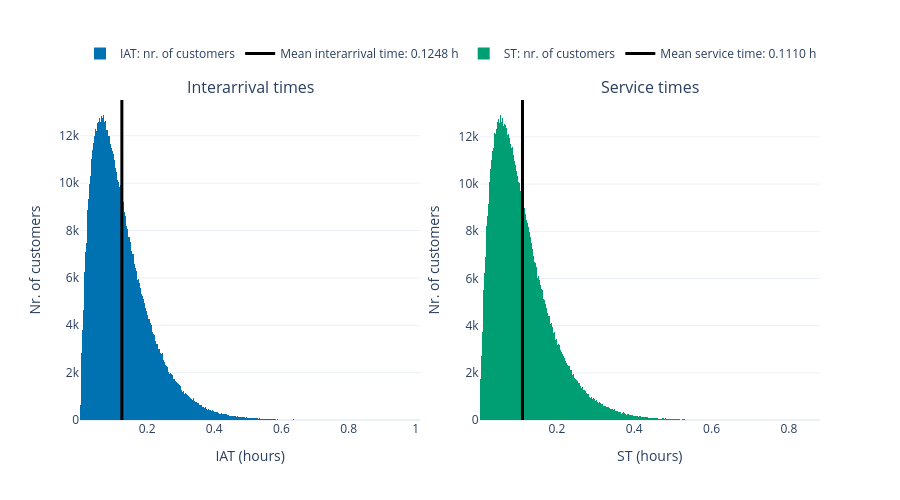

Notebook source saved alongside this figure:
### Code cell
sim.plot_IAT_ST()

### Figure 1 — Plotly figure (JSON) as saved in the notebook; plotly's stock layout.template omitted (floating-point values rounded to 4 significant figures; data arrays with more than 128 entries replaced by an {"elided": "..."} marker saying what was removed)
{"data": [{"customdata": {"elided": "470x2 float values"}, "hovertemplate": "%{customdata[0]:.4f} - %{customdata[1]:.4f} h<br>Nr. of customers: %{y}<extra></extra>", "marker": {"color": "#0072B2", "line": {"width": 0}}, "name": "IAT: nr. of customers", "type": "bar", "width": {"elided": "470 float values"}, "x": {"elided": "470 float values"}, "xaxis": "x", "y": {"elided": "470 int values"}, "yaxis": "y"}, {"hovertemplate": "Mean interarrival time: 0.1248 h<extra></extra>", "line": {"color": "black", "width": 3}, "mode": "lines", "name": "Mean interarrival time: 0.1248 h", "type": "scatter", "x": [0.1248, 0.1248], "xaxis": "x", "y": [0, 13510.0], "yaxis": "y"}, {"customdata": {"elided": "459x2 float values"}, "hovertemplate": "%{customdata[0]:.4f} - %{customdata[1]:.4f} h<br>Nr. of customers: %{y}<extra></extra>", "marker": {"color": "#009E73", "line": {"width": 0}}, "name": "ST: nr. of customers", "type": "bar", "width": {"elided": "459 float values"}, "x": {"elided": "459 float values"}, "xaxis": "x2", "y": {"elided": "459 int values"}, "yaxis": "y2"}, {"hovertemplate": "Mean service time: 0.1110 h<extra></extra>", "line": {"color": "black", "width": 3}, "mode": "lines", "name": "Mean service time: 0.1110 h", "type": "scatter", "x": [0.111, 0.111], "xaxis": "x2", "y": [0, 13560.0], "yaxis": "y2"}], "layout": {"annotations": [{"font": {"size": 16}, "showarrow": false, "text": "Interarrival times", "x": 0.23, "xanchor": "center", "xref": "paper", "y": 1, "yanchor": "bottom", "yref": "paper"}, {"font": {"size": 16}, "showarrow": false, "text": "Service times", "x": 0.77, "xanchor": "center", "xref": "paper", "y": 1, "yanchor": "bottom", "yref": "paper"}], "bargap": 0, "height": 500, "legend": {"orientation": "h", "x": 0, "xanchor": "left", "y": 1.1, "yanchor": "bottom"}, "xaxis": {"anchor": "y", "domain": [0, 0.46], "title": {"text": "IAT (hours)"}}, "xaxis2": {"anchor": "y2", "domain": [0.54, 1], "title": {"text": "ST (hours)"}}, "yaxis": {"anchor": "x", "domain": [0, 1], "range": [0, 13510.0], "title": {"text": "Nr. of customers"}}, "yaxis2": {"anchor": "x2", "domain": [0, 1], "range": [0, 13560.0], "title": {"text": "Nr. of customers"}}}}
